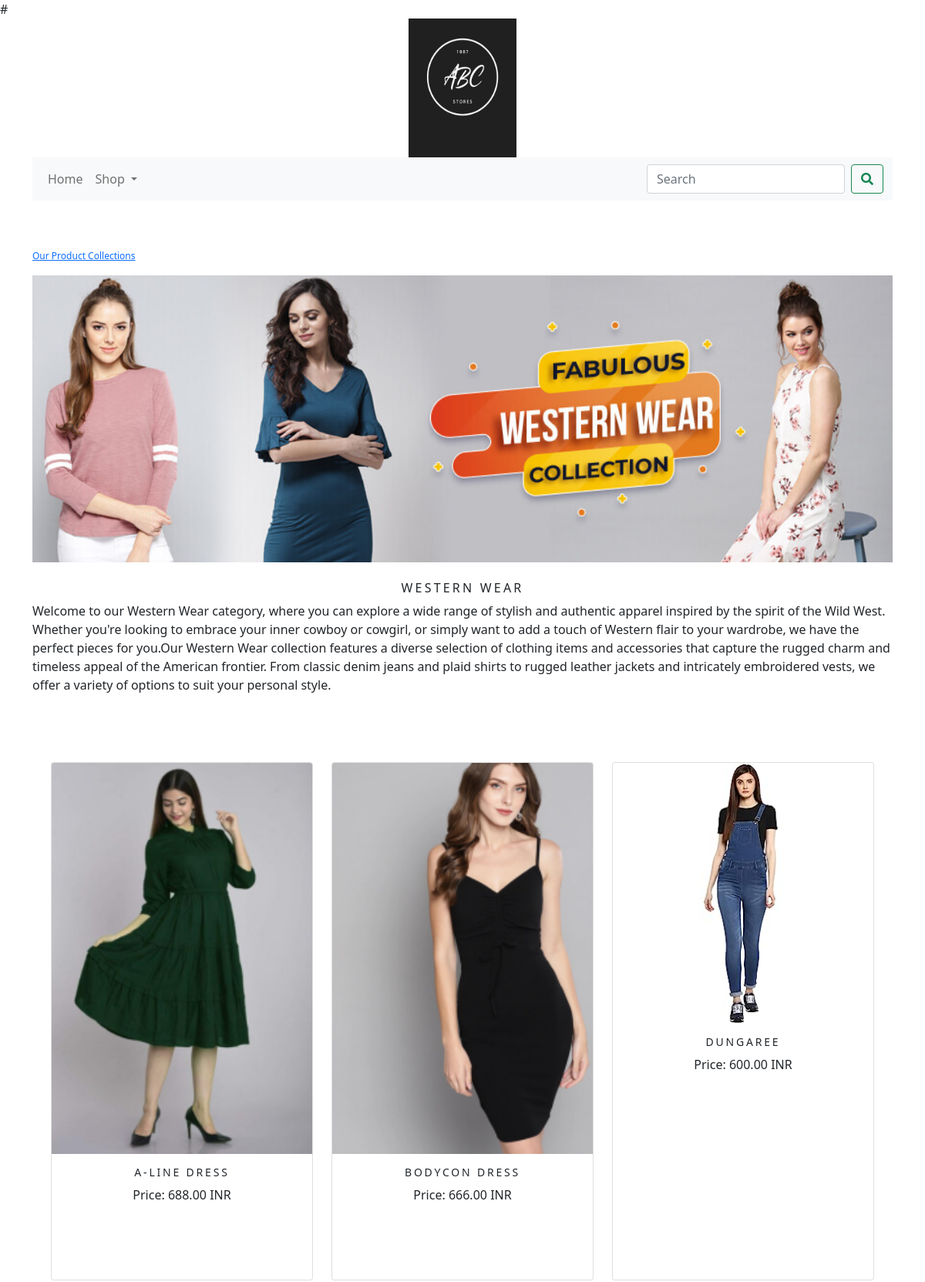
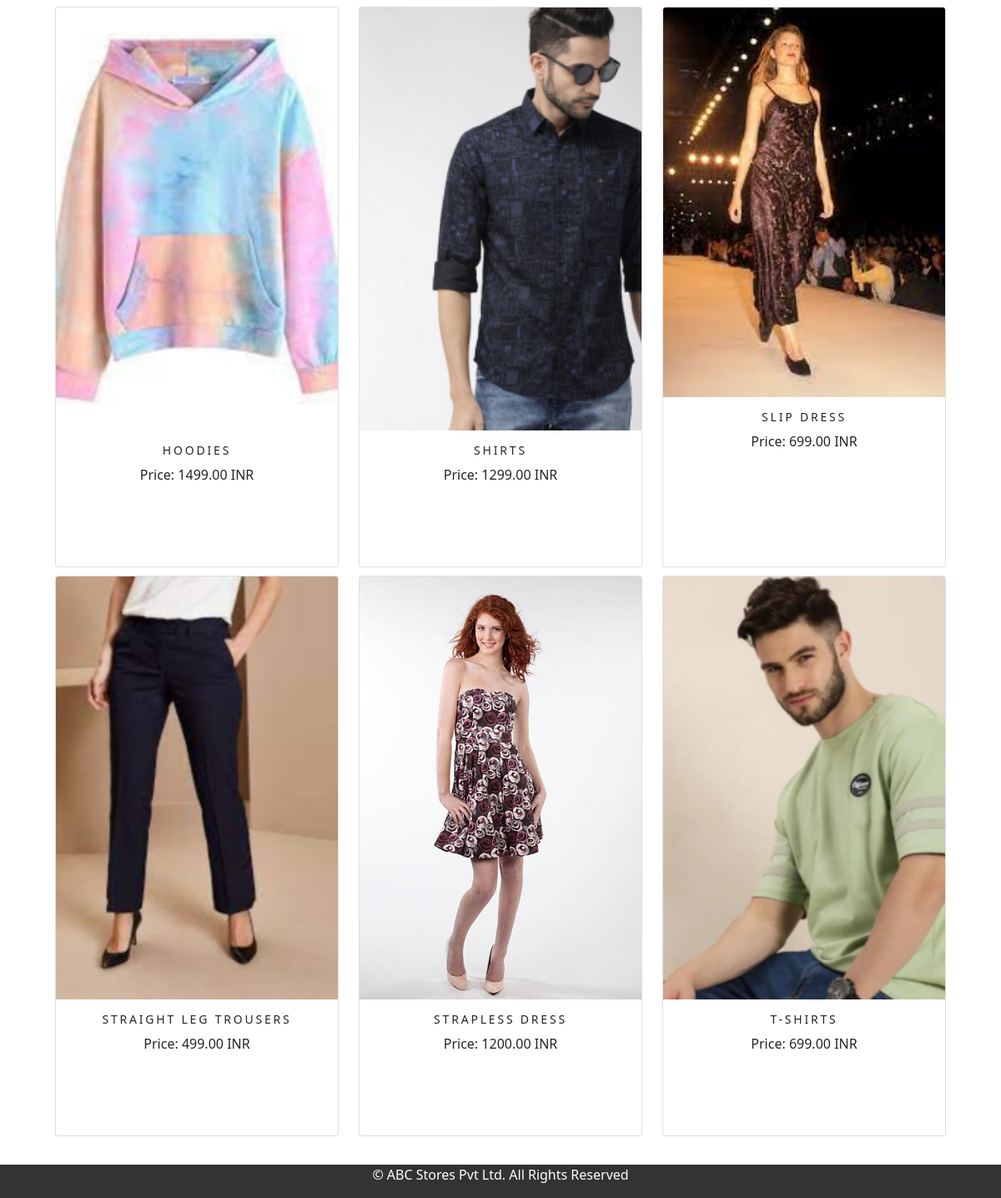
Page /shop/western-wear/ on the committed database (2 pictures, top to bottom).
### shop/models.py (models this page shows, shortened)
class Category(models.Model):
    name= models.CharField(max_length=250,unique=True)
    slug= models.SlugField(max_length=250,unique=True)
    desc= models.TextField(blank=True)
    image= models.ImageField(upload_to='category',blank=True)
    class Meta:
        ordering= ('name', )
        verbose_name= 'category'
        verbose_name_plural= 'categories'
    def get_url(self):
        return reverse('shop:products_by_category',args=[self.slug])

class Product(models.Model):
    name= models.CharField(max_length=250,unique=True)
    slug= models.SlugField(max_length=250,unique=True)
    desc= models.TextField(blank=True)
    price= models.DecimalField(max_digits=10,decimal_places=2)
    category= models.ForeignKey(Category,on_delete=models.CASCADE)
    image= models.ImageField(upload_to='product',blank=True)
    stock= models.IntegerField()
    available= models.BooleanField(default=True)
    created= models.DateTimeField(auto_now_add=True)
    updated= models.DateTimeField(auto_now=True)
    def get_url(self):
         return reverse('shop:prodCatDetail', args=[self.category.slug,self.slug])
    class Meta:
        ordering= ('name', )
        verbose_name= 'product'
        verbose_name_plural= 'products'

### shop/views.py (the view)
# urls.py: path('',views.allProdCat,name='allProdCat'),
def allProdCat(request,c_slug=None):
    c_page=None
    products_list=None
    if c_slug!=None:
        c_page=get_object_or_404(Category,slug=c_slug)
        products_list=Product.objects.all().filter(category=c_page,available=True)
    else:
        products_list=Product.objects.all().filter(available=True)
    paginator=Paginator(products_list,10)
    try:
        page=int(request.GET.get('page',1))
    except:
        page=1
    try:
        products=paginator.page(page)
    except (EmptyPage, InvalidPage):
        products=paginator.page(paginator.num_pages)
    return render(request,'category.html',{'category':c_page,'products':products})

### cart/context_processors.py (called while the page is built)
def counter(request):
    item_count=0
    if 'admin' in request.path:
        return {}
    else:
        try:
            cart=Cart.objects.filter(cart_id=_cart_id(request))
            cart_items=CartItem.objects.all().filter(cart=cart[:1])
            for cart_item in cart_items:
                item_count += cart_item.quantity
        except Cart.DoesNotExist:
            item_count = 0
    return dict(item_count=item_count)

### cart/views.py (called while the page is built)
def _cart_id(request):
    cart= request.session.session_key
    if not cart:
        cart= request.session.create()
    return cart

### shop/context_processors.py (called while the page is built)
def menu_links(request):
    links=Category.objects.all()
    return dict(links=links)

### templates/category.html (shortened to what this page needs)
{% extends 'base.html' %}
{% load static %}
{% block body %}
 {% if category %}
  <div>
      <div class="row my_row_class">
          <div class="mx-auto">
          <p><a href="{% url 'shop:allProdCat' %}">Our Product Collections</a> </p>
          </div>
      </div>
  </div>
 {% endif %}
 <div class="mx-auto">
     {% if category %}
      <img class="my_image" src="{{category.image.url}}" alt="{{category.name}}" width="1250" height="400">
     </div><br>
     <div>
         <h1 class="text-center my_title">{{category.name}}</h1>
          <p class="text-justify">{{category.desc}}</p><br><br><br>
     </div>
 {% endif %}
<div class="container">
    <div class="row mx-auto">
        {% for product in products.object_list %}
        <div class="my_bottom_margin col-9 col-sm-12 col-md-4 col-lg-4">
            <div class="card text-center" style="min-width:18rem;height:42rem;" >
                 <a href="{{product.get_url}}"><img class="card-img-top my_image" src="{{product.image.url}}" alt="{{product.name}}"></a>
                <div class="card-body">
                    <h4>{{product.name}}</h4>
                    <p>Price: {{product.price}} INR</p><br><br><br>
                </div>
            </div>
        </div>
        {% endfor %}
    </div>
</div>
{% endblock %}

### static/css/custom.css (style rules this page uses)
body { font-family: 'Roboto', sans-serif; }
.my_row_class { padding-top: 15px; }
.my_row_class .mx-auto { color: #000; font-size: 12px; }
.my_image { width: 100%; height: auto; }
.my_title { font-size: 16px; text-transform: uppercase; letter-spacing: .2em; }
.my_bottom_margin { margin-bottom: 10px; }
.card-body h4 { font-size: 14px; text-transform: uppercase; letter-spacing: .2em; }

### templates/footer.html (style rules this page uses)
body { margin: 0; bottom: 0; padding: 0; min-height: 100vh; display: flex; flex-direction: column; }

### rows in the picture
Category: image (picture), name "WESTERN WEAR", desc "Welcome to our Western Wear category, where you can explore a wide range of stylish and authentic apparel inspired by the spirit of the Wild West. Whether you're looking to embrace your inner cowboy or cowgirl, or simply want to add a touch of Western flair to your wardrobe, we have the perfect pieces for you.Our Western Wear collection features a diverse selection of clothing items and accessories that capture the rugged charm and timeless appeal of the American frontier. From classic denim jeans and plaid shirts to rugged leather jackets and intricately embroidered vests, we offer a variety of options to suit your personal style."
Product: image (picture), name "A-LINE DRESS", price "688.00"
Product: image (picture), name "BODYCON DRESS", price "666.00"
Product: image (picture), name "DUNGAREE", price "600.00"
Product: image (picture), name "HOODIES", price "1499.00"
Product: image (picture), name "SHIRTS", price "1299.00"
Product: image (picture), name "SLIP DRESS", price "699.00"
Product: image (picture), name "STRAIGHT LEG TROUSERS", price "499.00"
Product: image (picture), name "STRAPLESS DRESS", price "1200.00"
Product: image (picture), name "T-SHIRTS", price "699.00"
